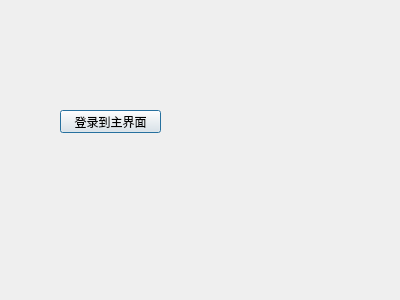
<?xml version="1.0" encoding="UTF-8"?>
<ui version="4.0">
 <class>LoginDlg</class>
 <widget class="QDialog" name="LoginDlg">
  <property name="geometry">
   <rect>
    <x>0</x>
    <y>0</y>
    <width>400</width>
    <height>300</height>
   </rect>
  </property>
  <property name="windowTitle">
   <string>Dialog</string>
  </property>
  <widget class="QPushButton" name="pushButton">
   <property name="geometry">
    <rect>
     <x>60</x>
     <y>110</y>
     <width>101</width>
     <height>23</height>
    </rect>
   </property>
   <property name="text">
    <string>登录到主界面</string>
   </property>
  </widget>
 </widget>
 <resources/>
 <connections>
  <connection>
   <sender>pushButton</sender>
   <signal>clicked()</signal>
   <receiver>LoginDlg</receiver>
   <slot>accept()</slot>
   <hints>
    <hint type="sourcelabel">
     <x>113</x>
     <y>123</y>
    </hint>
    <hint type="destinationlabel">
     <x>213</x>
     <y>211</y>
    </hint>
   </hints>
  </connection>
 </connections>
</ui>
